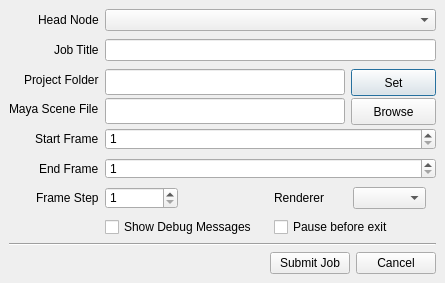
<?xml version="1.0" encoding="UTF-8"?>
<ui version="4.0">
 <class>SubmitMainWindow</class>
 <widget class="QDialog" name="SubmitMainWindow">
  <property name="enabled">
   <bool>true</bool>
  </property>
  <property name="geometry">
   <rect>
    <x>0</x>
    <y>0</y>
    <width>445</width>
    <height>283</height>
   </rect>
  </property>
  <property name="sizePolicy">
   <sizepolicy hsizetype="Preferred" vsizetype="Preferred">
    <horstretch>0</horstretch>
    <verstretch>0</verstretch>
   </sizepolicy>
  </property>
  <property name="minimumSize">
   <size>
    <width>445</width>
    <height>283</height>
   </size>
  </property>
  <property name="windowTitle">
   <string notr="true">hpc-submit-maya</string>
  </property>
  <layout class="QVBoxLayout" name="verticalLayout">
   <item>
    <layout class="QFormLayout" name="formLayout">
     <property name="fieldGrowthPolicy">
      <enum>QFormLayout::AllNonFixedFieldsGrow</enum>
     </property>
     <property name="labelAlignment">
      <set>Qt::AlignRight|Qt::AlignTrailing|Qt::AlignVCenter</set>
     </property>
     <property name="horizontalSpacing">
      <number>6</number>
     </property>
     <property name="verticalSpacing">
      <number>8</number>
     </property>
     <item row="0" column="0">
      <widget class="QLabel" name="head_node_label">
       <property name="toolTip">
        <string>which cluster to use</string>
       </property>
       <property name="text">
        <string>Head Node</string>
       </property>
      </widget>
     </item>
     <item row="0" column="1">
      <widget class="QComboBox" name="head_node_field">
       <property name="toolTip">
        <string>Which cluster to submit to</string>
       </property>
      </widget>
     </item>
     <item row="1" column="0">
      <widget class="QLabel" name="title_label">
       <property name="layoutDirection">
        <enum>Qt::LeftToRight</enum>
       </property>
       <property name="text">
        <string>Job Title</string>
       </property>
       <property name="alignment">
        <set>Qt::AlignLeading|Qt::AlignLeft|Qt::AlignVCenter</set>
       </property>
      </widget>
     </item>
     <item row="2" column="0">
      <widget class="QLabel" name="project_label">
       <property name="minimumSize">
        <size>
         <width>0</width>
         <height>0</height>
        </size>
       </property>
       <property name="text">
        <string>Project Folder</string>
       </property>
       <property name="alignment">
        <set>Qt::AlignLeading|Qt::AlignLeft|Qt::AlignVCenter</set>
       </property>
      </widget>
     </item>
     <item row="2" column="1">
      <layout class="QHBoxLayout" name="horizontalLayout">
       <property name="spacing">
        <number>6</number>
       </property>
       <item>
        <widget class="QLineEdit" name="project_field">
         <property name="enabled">
          <bool>true</bool>
         </property>
         <property name="sizePolicy">
          <sizepolicy hsizetype="Expanding" vsizetype="Fixed">
           <horstretch>0</horstretch>
           <verstretch>0</verstretch>
          </sizepolicy>
         </property>
         <property name="minimumSize">
          <size>
           <width>161</width>
           <height>26</height>
          </size>
         </property>
         <property name="readOnly">
          <bool>true</bool>
         </property>
        </widget>
       </item>
       <item>
        <widget class="QPushButton" name="browse_button">
         <property name="minimumSize">
          <size>
           <width>85</width>
           <height>27</height>
          </size>
         </property>
         <property name="text">
          <string>Set</string>
         </property>
        </widget>
       </item>
      </layout>
     </item>
     <item row="3" column="0">
      <widget class="QLabel" name="scene_label">
       <property name="text">
        <string>Maya Scene File</string>
       </property>
      </widget>
     </item>
     <item row="3" column="1">
      <layout class="QHBoxLayout" name="horizontalLayout">
       <property name="spacing">
        <number>6</number>
       </property>
       <item>
        <widget class="QLineEdit" name="scene_field">
         <property name="enabled">
          <bool>true</bool>
         </property>
         <property name="sizePolicy">
          <sizepolicy hsizetype="Expanding" vsizetype="Fixed">
           <horstretch>0</horstretch>
           <verstretch>0</verstretch>
          </sizepolicy>
         </property>
         <property name="minimumSize">
          <size>
           <width>161</width>
           <height>26</height>
          </size>
         </property>
         <property name="readOnly">
          <bool>true</bool>
         </property>
        </widget>
       </item>
       <item>
        <widget class="QPushButton" name="scene_button">
         <property name="minimumSize">
          <size>
           <width>85</width>
           <height>27</height>
          </size>
         </property>
         <property name="text">
          <string>Browse</string>
         </property>
        </widget>
       </item>
      </layout>
     </item>
     <item row="4" column="0">
      <widget class="QLabel" name="start_label">
       <property name="text">
        <string>Start Frame</string>
       </property>
      </widget>
     </item>
     <item row="4" column="1">
      <widget class="QSpinBox" name="start_field">
       <property name="minimum">
        <number>1</number>
       </property>
       <property name="maximum">
        <number>999999999</number>
       </property>
      </widget>
     </item>
     <item row="5" column="0">
      <widget class="QLabel" name="end_label">
       <property name="text">
        <string>End Frame</string>
       </property>
      </widget>
     </item>
     <item row="5" column="1">
      <widget class="QSpinBox" name="end_field">
       <property name="minimum">
        <number>1</number>
       </property>
       <property name="maximum">
        <number>999999999</number>
       </property>
      </widget>
     </item>
     <item row="6" column="0">
      <widget class="QLabel" name="step_label">
       <property name="text">
        <string>Frame Step</string>
       </property>
      </widget>
     </item>
     <item row="6" column="1">
      <layout class="QHBoxLayout" name="horizontalLayout_11">
       <item>
        <widget class="QSpinBox" name="step_field">
         <property name="minimum">
          <number>1</number>
         </property>
         <property name="maximum">
          <number>999999999</number>
         </property>
        </widget>
       </item>
       <item>
        <spacer name="verticalSpacer">
         <property name="orientation">
          <enum>Qt::Vertical</enum>
         </property>
         <property name="sizeHint" stdset="0">
          <size>
           <width>20</width>
           <height>40</height>
          </size>
         </property>
        </spacer>
       </item>
       <item>
        <spacer name="verticalSpacer_2">
         <property name="orientation">
          <enum>Qt::Vertical</enum>
         </property>
         <property name="sizeHint" stdset="0">
          <size>
           <width>20</width>
           <height>40</height>
          </size>
         </property>
        </spacer>
       </item>
       <item>
        <spacer name="verticalSpacer_3">
         <property name="orientation">
          <enum>Qt::Vertical</enum>
         </property>
         <property name="sizeType">
          <enum>QSizePolicy::Expanding</enum>
         </property>
         <property name="sizeHint" stdset="0">
          <size>
           <width>50</width>
           <height>40</height>
          </size>
         </property>
        </spacer>
       </item>
       <item>
        <widget class="QLabel" name="render_label">
         <property name="text">
          <string>Renderer</string>
         </property>
        </widget>
       </item>
       <item>
        <widget class="QComboBox" name="render_field"/>
       </item>
       <item>
        <spacer name="horizontalSpacer_3">
         <property name="orientation">
          <enum>Qt::Vertical</enum>
         </property>
         <property name="sizeHint" stdset="0">
          <size>
           <width>10</width>
           <height>10</height>
          </size>
         </property>
        </spacer>
       </item>
      </layout>
     </item>
     <item row="7" column="1">
      <layout class="QHBoxLayout" name="horizontalLayout_5">
       <item>
        <widget class="QCheckBox" name="rrt_debug">
         <property name="layoutDirection">
          <enum>Qt::LeftToRight</enum>
         </property>
         <property name="text">
          <string>Show Debug Messages</string>
         </property>
        </widget>
       </item>
       <item>
        <widget class="QCheckBox" name="pause">
         <property name="layoutDirection">
          <enum>Qt::LeftToRight</enum>
         </property>
         <property name="text">
          <string>Pause before exit</string>
         </property>
        </widget>
       </item>
      </layout>
     </item>
     <item row="1" column="1">
      <layout class="QHBoxLayout" name="horizontalLayout_4">
       <item>
        <widget class="QLineEdit" name="title_field"/>
       </item>
      </layout>
     </item>
    </layout>
   </item>
   <item>
    <widget class="Line" name="line">
     <property name="orientation">
      <enum>Qt::Horizontal</enum>
     </property>
    </widget>
   </item>
   <item>
    <layout class="QHBoxLayout" name="horizontalLayout_2">
     <property name="spacing">
      <number>6</number>
     </property>
     <item>
      <spacer name="horizontalSpacer">
       <property name="orientation">
        <enum>Qt::Horizontal</enum>
       </property>
       <property name="sizeHint" stdset="0">
        <size>
         <width>40</width>
         <height>20</height>
        </size>
       </property>
      </spacer>
     </item>
     <item>
      <widget class="QPushButton" name="submit_button">
       <property name="text">
        <string>Submit Job</string>
       </property>
      </widget>
     </item>
     <item>
      <widget class="QPushButton" name="cancel_button">
       <property name="text">
        <string>Cancel</string>
       </property>
      </widget>
     </item>
    </layout>
   </item>
  </layout>
 </widget>
 <layoutdefault spacing="6" margin="9"/>
 <resources/>
 <connections>
  <connection>
   <sender>browse_button</sender>
   <signal>clicked()</signal>
   <receiver>SubmitMainWindow</receiver>
   <slot>browse()</slot>
   <hints>
    <hint type="sourcelabel">
     <x>433</x>
     <y>82</y>
    </hint>
    <hint type="destinationlabel">
     <x>399</x>
     <y>249</y>
    </hint>
   </hints>
  </connection>
  <connection>
   <sender>cancel_button</sender>
   <signal>clicked()</signal>
   <receiver>SubmitMainWindow</receiver>
   <slot>quit()</slot>
   <hints>
    <hint type="sourcelabel">
     <x>300</x>
     <y>309</y>
    </hint>
    <hint type="destinationlabel">
     <x>141</x>
     <y>249</y>
    </hint>
   </hints>
  </connection>
  <connection>
   <sender>submit_button</sender>
   <signal>clicked()</signal>
   <receiver>SubmitMainWindow</receiver>
   <slot>submit_job()</slot>
   <hints>
    <hint type="sourcelabel">
     <x>84</x>
     <y>309</y>
    </hint>
    <hint type="destinationlabel">
     <x>343</x>
     <y>249</y>
    </hint>
   </hints>
  </connection>
  <connection>
   <sender>scene_button</sender>
   <signal>clicked()</signal>
   <receiver>SubmitMainWindow</receiver>
   <slot>scene()</slot>
   <hints>
    <hint type="sourcelabel">
     <x>391</x>
     <y>110</y>
    </hint>
    <hint type="destinationlabel">
     <x>222</x>
     <y>141</y>
    </hint>
   </hints>
  </connection>
 </connections>
 <slots>
  <slot>browse()</slot>
  <slot>quit()</slot>
  <slot>submit_job()</slot>
  <slot>scene()</slot>
 </slots>
</ui>
